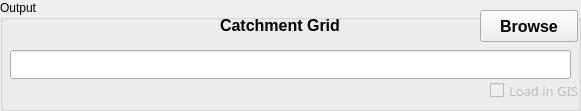
  <widget class="QGroupBox" name="groupBoxInput_2">
   <property name="geometry">
    <rect>
     <x>15</x>
     <y>195</y>
     <width>581</width>
     <height>111</height>
    </rect>
   </property>
   <property name="font">
    <font>
     <weight>50</weight>
     <bold>false</bold>
    </font>
   </property>
   <property name="title">
    <string>Output</string>
   </property>
   <widget class="QLabel" name="textLabel1_2">
    <property name="geometry">
     <rect>
      <x>220</x>
      <y>10</y>
      <width>131</width>
      <height>31</height>
     </rect>
    </property>
    <property name="font">
     <font>
      <pointsize>12</pointsize>
      <weight>75</weight>
      <bold>true</bold>
     </font>
    </property>
    <property name="text">
     <string>Catchment Grid</string>
    </property>
   </widget>
   <widget class="QPushButton" name="pushButtonCatchmentGrids">
    <property name="geometry">
     <rect>
      <x>480</x>
      <y>10</y>
      <width>98</width>
      <height>32</height>
     </rect>
    </property>
    <property name="font">
     <font>
      <pointsize>12</pointsize>
      <weight>75</weight>
      <bold>true</bold>
     </font>
    </property>
    <property name="text">
     <string>Browse</string>
    </property>
    <property name="autoDefault">
     <bool>false</bool>
    </property>
   </widget>
   <widget class="QLineEdit" name="lineEditCatchmentGrids">
    <property name="geometry">
     <rect>
      <x>10</x>
      <y>50</y>
      <width>561</width>
      <height>29</height>
     </rect>
    </property>
    <property name="font">
     <font>
      <pointsize>11</pointsize>
      <weight>75</weight>
      <bold>true</bold>
     </font>
    </property>
   </widget>
   <widget class="QCheckBox" name="checkBoxCatchmentGrids">
    <property name="enabled">
     <bool>false</bool>
    </property>
    <property name="geometry">
     <rect>
      <x>490</x>
      <y>80</y>
      <width>101</width>
      <height>21</height>
     </rect>
    </property>
    <property name="font">
     <font>
      <family>Sans Serif</family>
      <pointsize>10</pointsize>
      <weight>50</weight>
      <italic>false</italic>
      <bold>false</bold>
      <underline>false</underline>
      <strikeout>false</strikeout>
     </font>
    </property>
    <property name="text">
     <string>Load in GIS</string>
    </property>
    <property name="checkable">
     <bool>false</bool>
    </property>
    <property name="checked">
     <bool>false</bool>
    </property>
   </widget>
  </widget>
